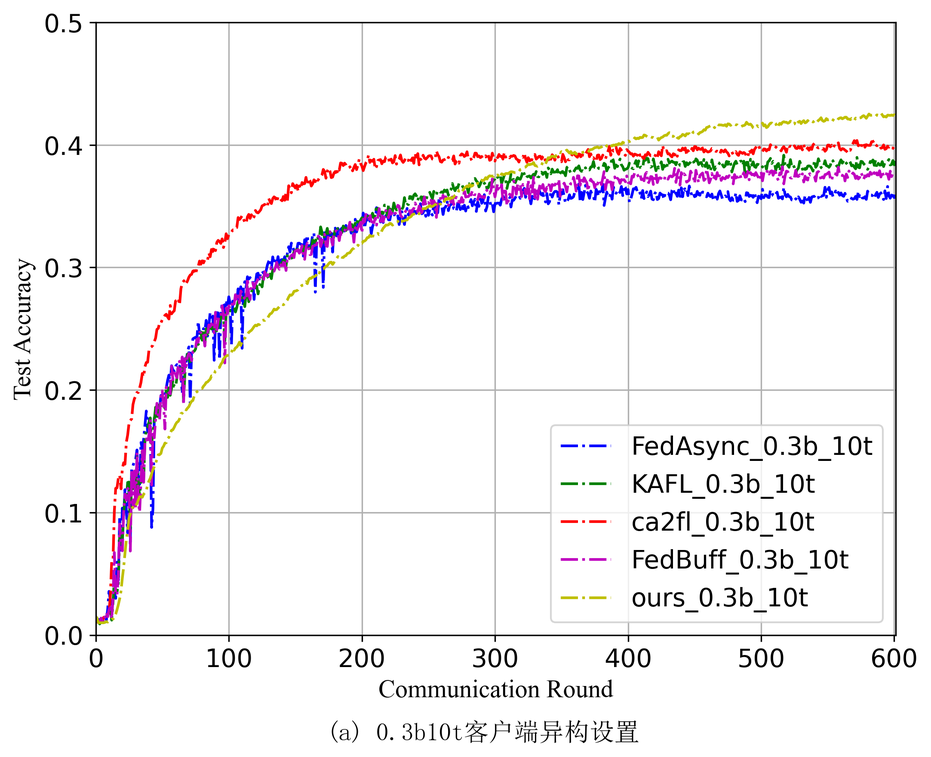
#> input picture dataplot/Cifar-100/acc0.3b10t/photo/acc_3b10t_plot.png, 931 x 757 px, shrunk from 2165 x 1759 before the run
$ python new.py
#> lines starting #> are read from the running program, lines starting #| are printed output that depends on the picture
from PIL import Image

# 打开六张图片
img_a = Image.open("./acc0.3b10t/photo/acc_3b10t_plot.png")
#> img_a is the input picture: PIL image 931x757 RGBA; mean R, G, B, A 244.4, 241.9, 244.2, 255
img_b = Image.open("./acc0.3b40t/photo/acc_3b40t_plot.png")
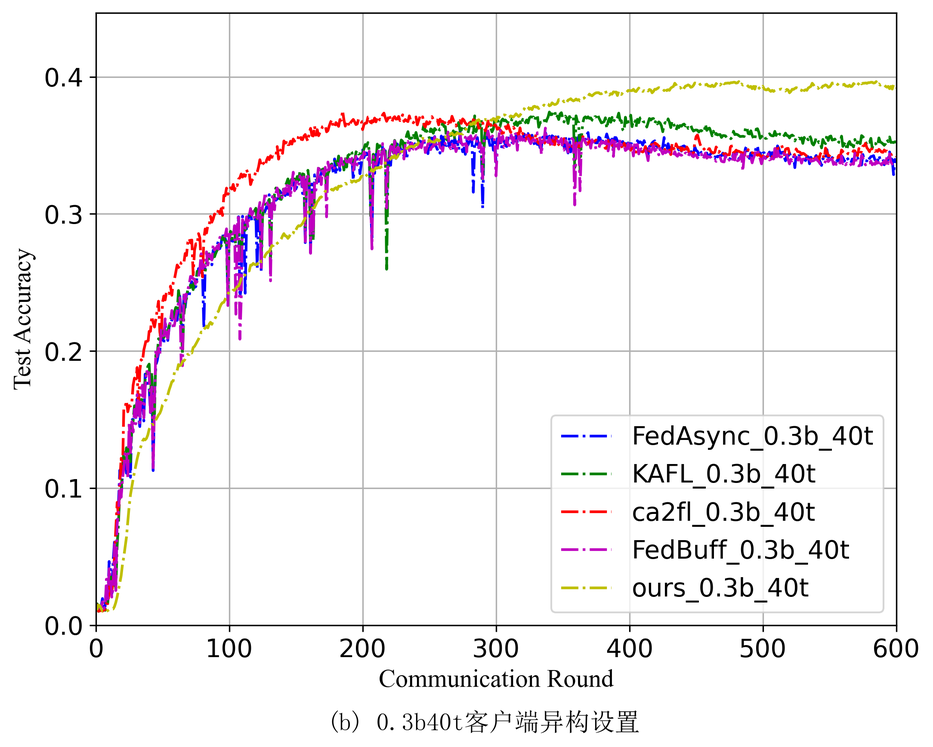
#> input picture dataplot/Cifar-100/acc0.3b40t/photo/acc_3b40t_plot.png, 933 x 747 px, shrunk from 2168 x 1737 before the run
#> img_b is the input picture: PIL image 933x747 RGBA; mean R, G, B, A 244.6, 241.4, 243.6, 255
img_c = Image.open("./acc0.3b100t/photo/acc_3b100t_plot.png")
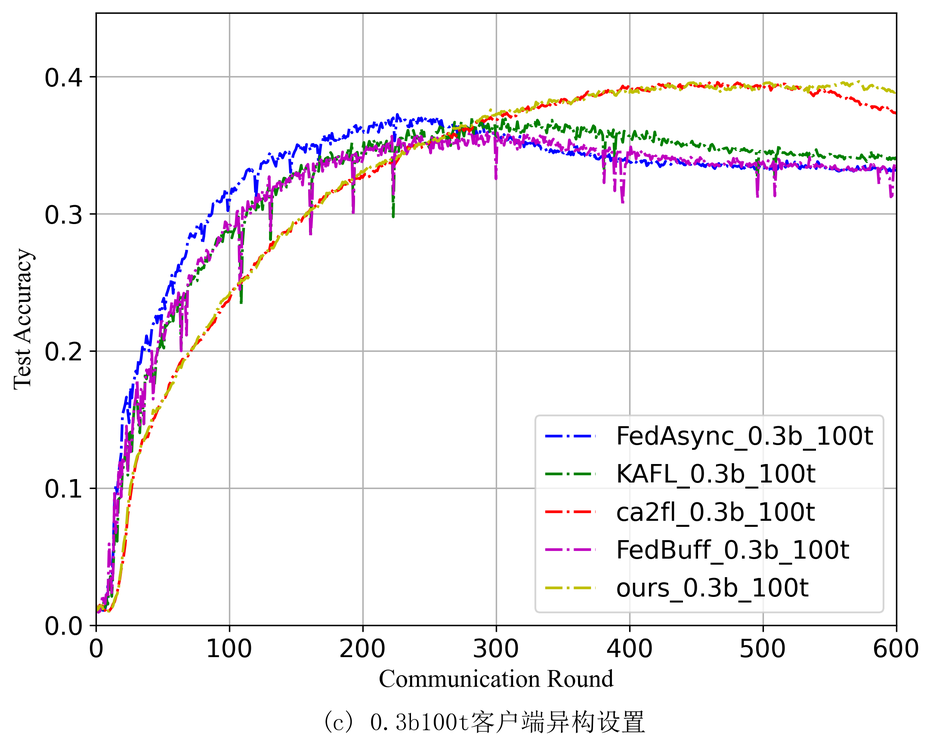
#> input picture dataplot/Cifar-100/acc0.3b100t/photo/acc_3b100t_plot.png, 933 x 747 px, shrunk from 2168 x 1737 before the run
#> img_c is the input picture: PIL image 933x747 RGBA; mean R, G, B, A 244.6, 242.6, 244.4, 255
img_d = Image.open("./acc0.7b10t/photo/acc_7b10t_plot.png")
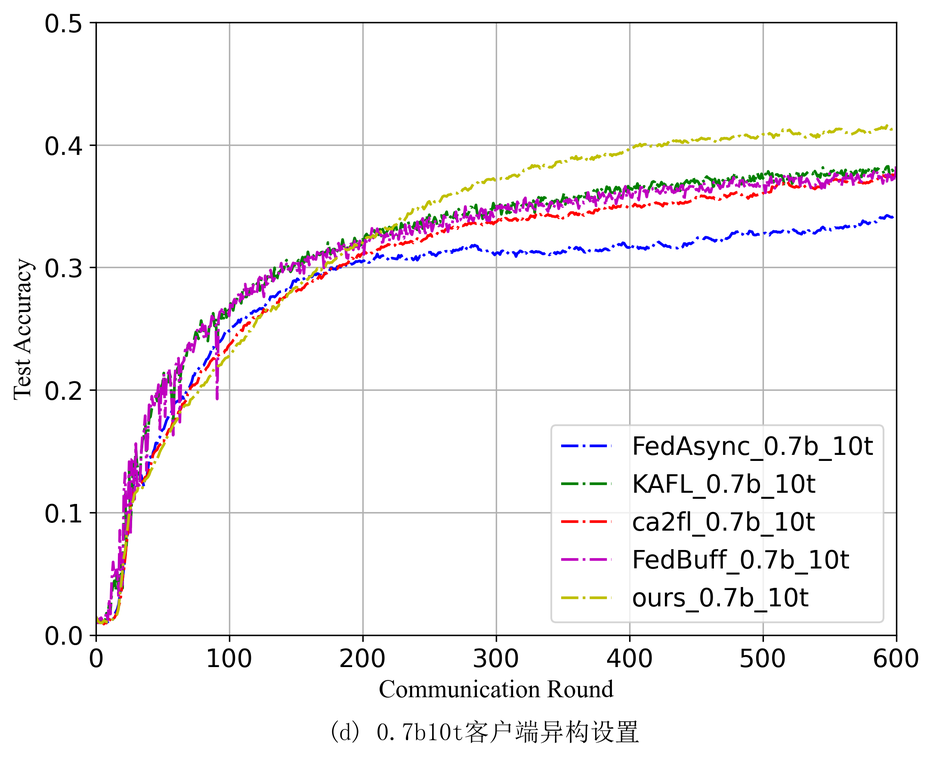
#> input picture dataplot/Cifar-100/acc0.7b10t/photo/acc_7b10t_plot.png, 933 x 757 px, shrunk from 2168 x 1759 before the run
#> img_d is the input picture: PIL image 933x757 RGBA; mean R, G, B, A 245.8, 243.8, 245.2, 255
img_e = Image.open("./acc0.7b40t/photo/acc_7b40t_plot.png")
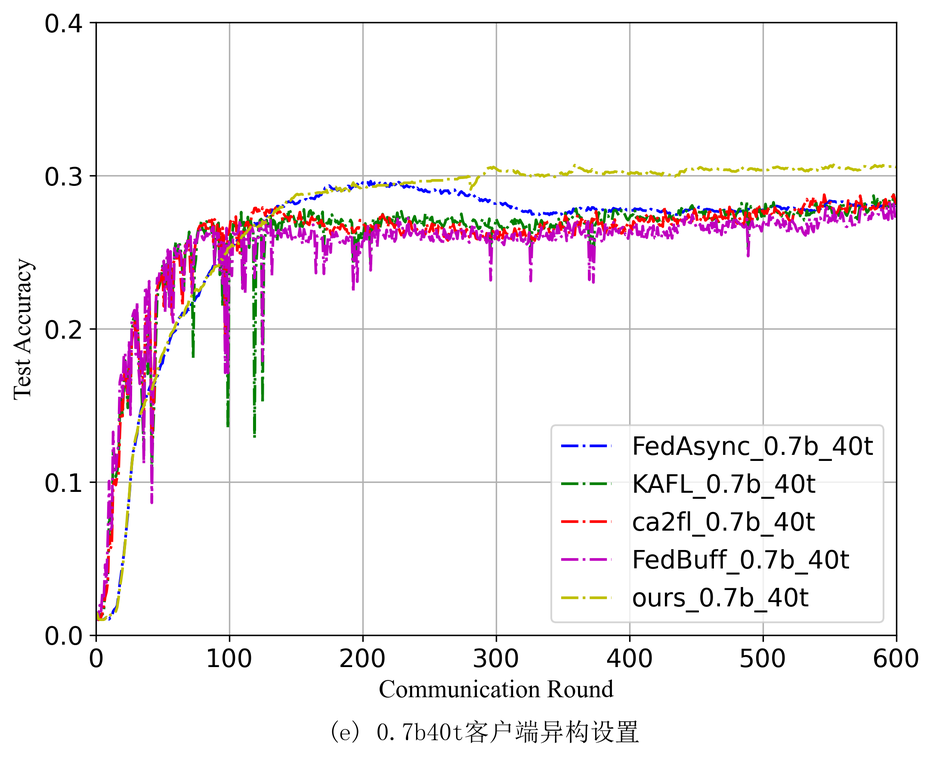
#> input picture dataplot/Cifar-100/acc0.7b40t/photo/acc_7b40t_plot.png, 933 x 757 px, shrunk from 2168 x 1759 before the run
#> img_e is the input picture: PIL image 933x757 RGBA; mean R, G, B, A 245, 241.1, 243.3, 255
img_f = Image.open("./acc0.7b100t/photo/acc_7b100t_plot.png")
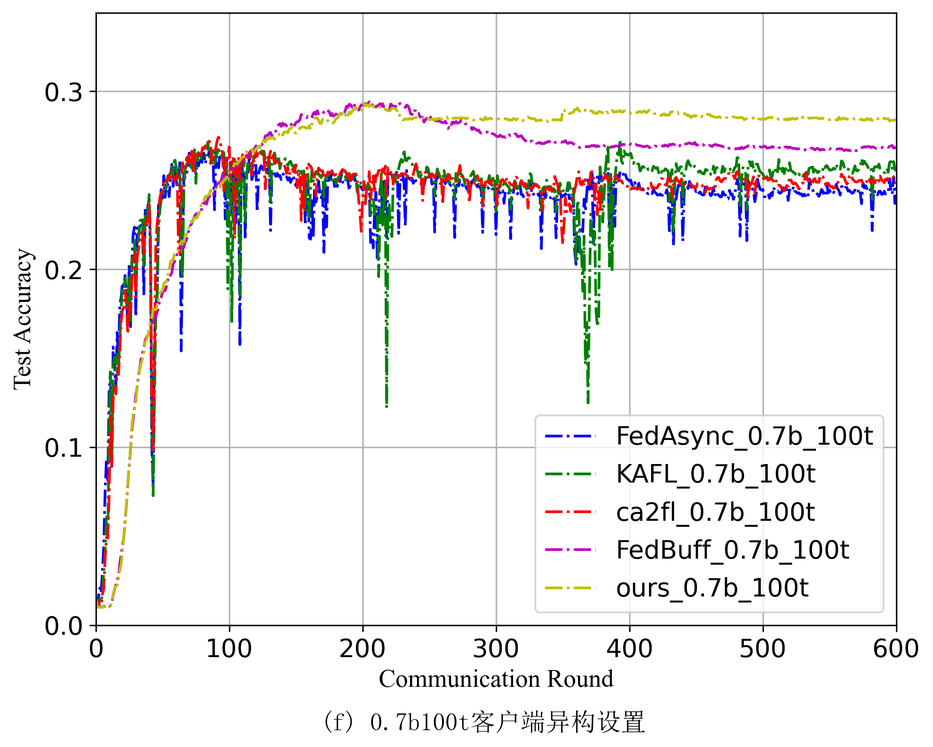
#> input picture dataplot/Cifar-100/acc0.7b100t/photo/acc_7b100t_plot.png, 933 x 747 px, shrunk from 2168 x 1737 before the run
#> img_f is the input picture: PIL image 933x747 RGBA; mean R, G, B, A 241.2, 239.8, 240.5, 255

# 计算左列和右列的最大宽度
max_left_width = max(img_a.width, img_b.width, img_c.width)
#> max_left_width = 933
max_right_width = max(img_d.width, img_e.width, img_f.width)
#> max_right_width = 933
total_width = max_left_width + max_right_width
#> total_width = 1866

# 计算每行的高度
row_heights = [
    max(img_a.height, img_d.height),
    max(img_b.height, img_e.height),
    max(img_c.height, img_f.height)
]
#> row_heights = [757, 757, 747]
total_height = sum(row_heights)
#> total_height = 2261

# 创建新图（白色背景）
new_img = Image.new("RGB", (total_width, total_height), (255, 255, 255))
#> new_img: PIL image 1866x2261 RGB; every value is 255

# 依次粘贴每一行的图片
y_offset = 0
# 第一行：img_a 和 img_d
new_img.paste(img_a, (0, y_offset))
new_img.paste(img_d, (max_left_width, y_offset))
y_offset += row_heights[0]
#> y_offset = 757

# 第二行：img_b 和 img_e
new_img.paste(img_b, (0, y_offset))
new_img.paste(img_e, (max_left_width, y_offset))
y_offset += row_heights[1]
#> y_offset = 1514

# 第三行：img_c 和 img_f
new_img.paste(img_c, (0, y_offset))
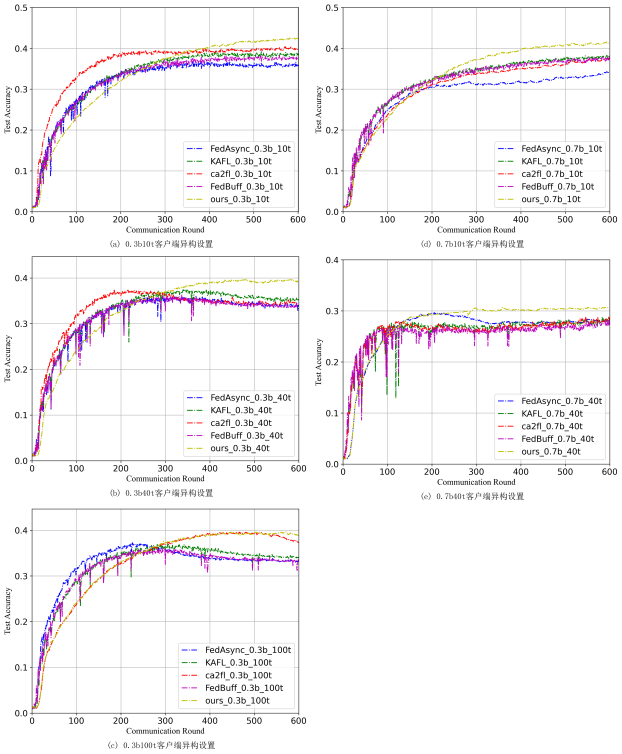
#> new_img: PIL image 1866x2261 RGB (shown at 1/3 size); mean R, G, B 246.6, 244.3, 246
new_img.paste(img_f, (max_left_width, y_offset))
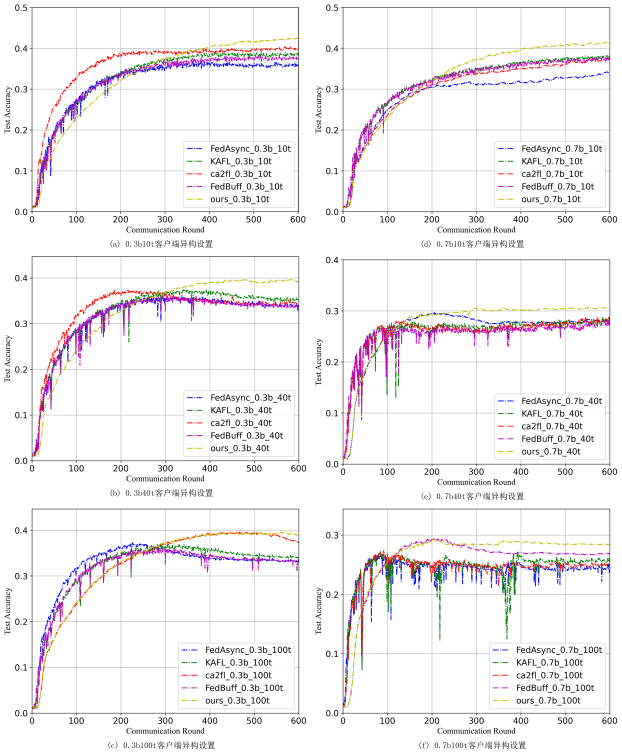
#> new_img: PIL image 1866x2261 RGB (shown at 1/3 size); mean R, G, B 244.3, 241.8, 243.6

# 保存结果
new_img.save("acc_3rows_2cols.jpg")
print("拼接完成，已保存为 acc_3rows_2cols.jpg")
